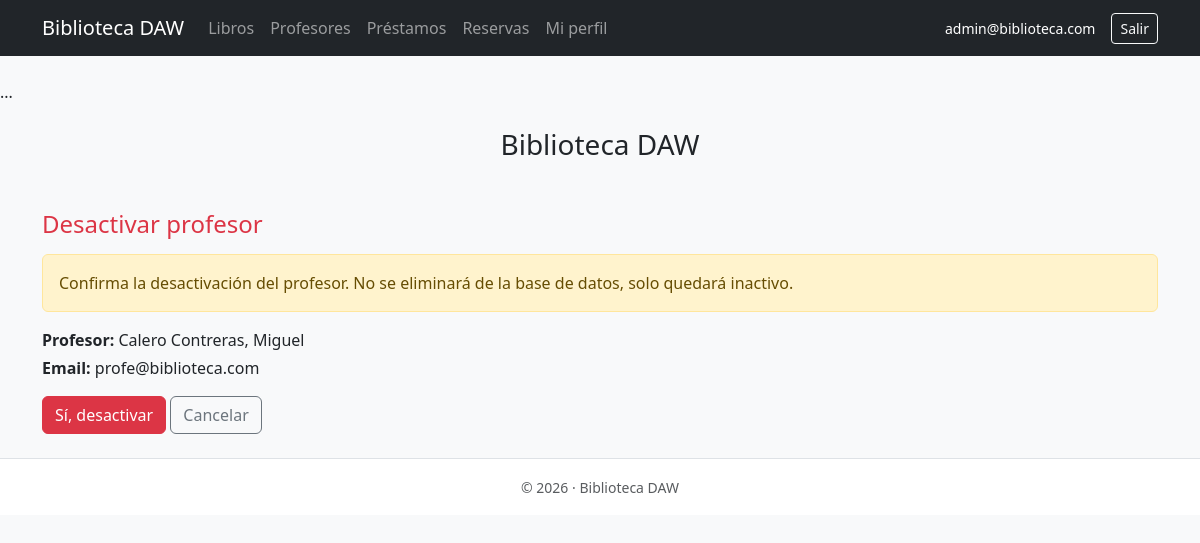
Screenshot of /profesores/desactivar.php?id=2 (signed in) with the database file from the repository.
### tables this page shows
CREATE TABLE IF NOT EXISTS `profesores` (
  `id` int NOT NULL AUTO_INCREMENT,
  `apellido1` varchar(60) NOT NULL,
  `apellido2` varchar(60) NOT NULL,
  `nombre` varchar(60) NOT NULL,
  `email` varchar(120) NOT NULL,
  `password` varchar(255) NOT NULL,
  `perfil` enum('ADMIN','PROFESOR') NOT NULL DEFAULT 'PROFESOR',
  `avatar` varchar(255) DEFAULT NULL,
  `estado` tinyint NOT NULL DEFAULT '1',
  `creado_en` datetime NOT NULL DEFAULT CURRENT_TIMESTAMP,
  `actualizado_en` datetime DEFAULT NULL ON UPDATE CURRENT_TIMESTAMP,
  PRIMARY KEY (`id`),
  UNIQUE KEY `email` (`email`)
);

### profesores/desactivar.php (the view, shortened to what this page needs)
<?php
require_once __DIR__ . "/../config/conexion.php";
$id = isset($_GET["id"]) ? (int)$_GET["id"] : 0;
$sql = "SELECT id, apellido1, apellido2, nombre, email, estado
        FROM profesores
        WHERE id = :id
        LIMIT 1";
$stmt = $pdo->prepare($sql);
$stmt->execute([":id" => $id]);
$profe = $stmt->fetch();
require_once __DIR__ . "/../includes/header.php";
?>
<h2 class="h4 mb-3 text-danger">Desactivar profesor</h2>
<div class="alert alert-warning">
  Confirma la desactivación del profesor. No se eliminará de la base de datos, solo quedará inactivo.
</div>
<p class="mb-1"><strong>Profesor:</strong> <?php echo htmlspecialchars($profe["apellido1"] . " " . $profe["apellido2"] . ", " . $profe["nombre"]); ?></p>
<p class="mb-3"><strong>Email:</strong> <?php echo htmlspecialchars($profe["email"]); ?></p>
<form method="post">
  <button class="btn btn-danger">Sí, desactivar</button>
  <a class="btn btn-outline-secondary" href="<?php echo APP_URL; ?>/profesores/index.php">Cancelar</a>
</form>
<?php require_once __DIR__ . "/../includes/footer.php"; ?>

### rows the page displays
profesores: apellido1+apellido2+nombre "Calero Contreras, Miguel", email "profe@biblioteca.com"

### other values shown
APP_NAME "Biblioteca DAW"
$_SESSION["email"] "admin@biblioteca.com"
